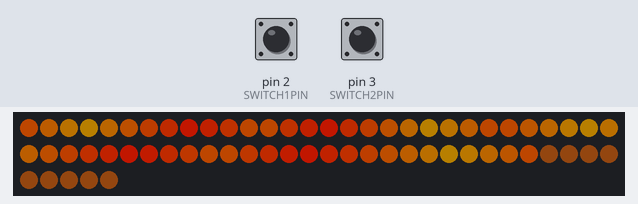
Bench run of a sketch on a simulated Arduino Uno, built with avr-gcc and run on an emulated ATmega328P. Parts: 65 RGB LEDs in strip order, left to right, continuing on the next row. The test bench sets the inputs (shaded band); at power-on: pin 2 (SWITCH1PIN) HIGH, pin 3 (SWITCH2PIN) HIGH. Dim RGB values are drawn brighter than linear.

Above: at 1.2 s.
1.3 s: pin 2 (SWITCH1PIN) pulled LOW for 0.15 s
At 1.71 s:
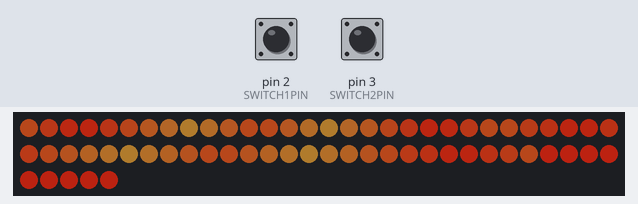
2.0 s: pin 2 (SWITCH1PIN) pulled LOW for 1 s
At 2.33 s:
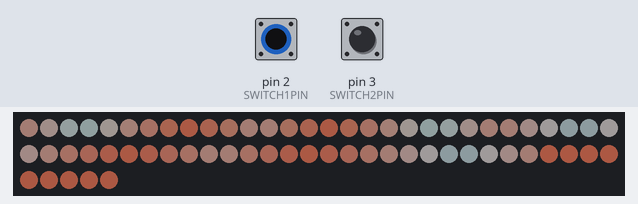
3.6 s: pin 2 (SWITCH1PIN) pulled LOW for 0.15 s
At 3.87 s:
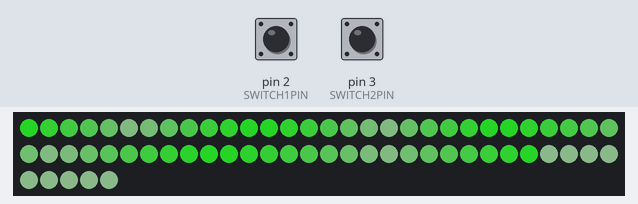
4.3 s: pin 2 (SWITCH1PIN) pulled LOW for 3.2 s
At 4.49 s:
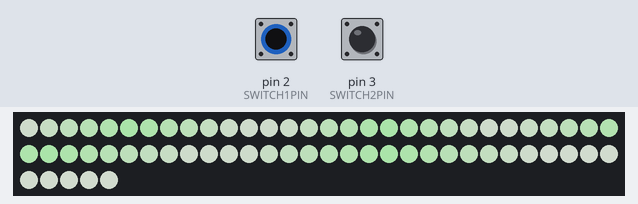
8.1 s: pin 2 (SWITCH1PIN) pulled LOW for 0.15 s
At 8.51 s:
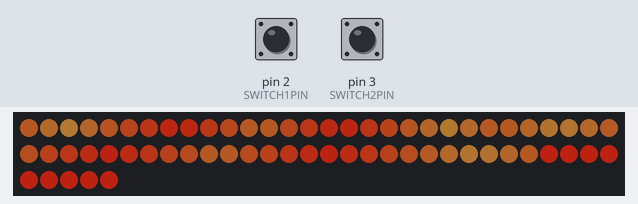
8.8 s: pin 2 (SWITCH1PIN) pulled LOW for 1 s
At 9.43 s:
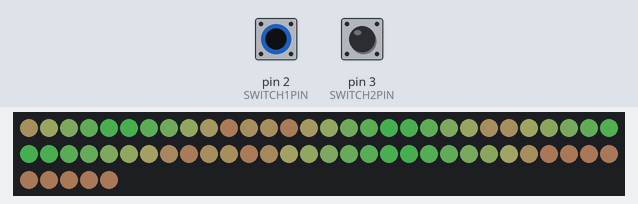
Timing chart, 0 to 11.4 s (numbered marks = the images above; inputs shaded):
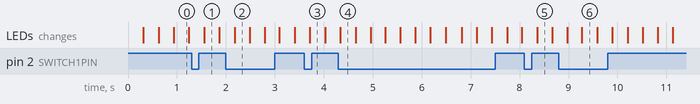

Measured:
- after the input at 2.0 s, the LEDs: change after 0.18 s (image 2)
- after the input at 4.3 s, the LEDs: change at once (image 4)
- after the input at 8.8 s, the LEDs: first change after 0.17 s (image 6 shows a later state)

The sketch:

armCannon.ino
```cpp
#include <Adafruit_NeoPixel.h>
#include <EnableInterrupt.h>
#ifdef __AVR__
  #include <avr/power.h>
#endif


// Animation names
static const byte ANIM_DEFAULT = 0; // Normal Beam
static const byte ANIM_ICE     = 1; // IceBeam
static const byte ANIM_PLAZMA  = 2;
static const byte ANIM_WHITE   = 3;

int timer = 0; // Global timer
int button1State = 0;
volatile unsigned long lastDebounceTime = 0;
volatile unsigned long lastDebounceTime2 = 0;
unsigned long debounceDelay = 50;

// Create the strip object
#define SWITCH1PIN 2
#define SWITCH2PIN 3
#define PIXELPIN 6
Adafruit_NeoPixel strip = Adafruit_NeoPixel(65, PIXELPIN, NEO_GRB + NEO_KHZ800);

// Color Constants
static const uint32_t cWhite = strip.Color(255,255,255);

// Utility Functions
uint8_t getR(uint32_t color) { return (uint8_t)(color >> 16); }
uint8_t getG(uint32_t color) { return (uint8_t)(color >>  8); }
uint8_t getB(uint32_t color) { return (uint8_t)color; }

uint8_t lerpChannel(uint8_t value1, uint8_t value2, float scalar) {
    return value1 + (scalar * (value2 - value1));
}

uint32_t lerpColor(
    uint32_t color1, uint32_t color2, float scalar) {
    return strip.Color(
        lerpChannel(getR(color1), getR(color2), scalar),
        lerpChannel(getG(color1), getG(color2), scalar),
        lerpChannel(getB(color1), getB(color2), scalar)
    );
}

uint32_t lerpColorMirror(uint32_t color1, uint32_t color2, float scalar, bool reverse = false) {
    if (scalar < 0.5) {
        scalar = scalar * 2;
    } else {
        scalar = 1 - ((scalar - 0.5) * 2);
    }
    return strip.Color(
        lerpChannel(getR(color1), getR(color2), scalar),
        lerpChannel(getG(color1), getG(color2), scalar),
        lerpChannel(getB(color1), getB(color2), scalar)
    );
}

void setup() {
    //Serial.begin(9600);
    //Serial.print("Freshly flashed! Running...");
    strip.begin();
    strip.show(); // Initialize all pixels to 'off'
    pinMode(SWITCH1PIN, INPUT_PULLUP);
    pinMode(SWITCH2PIN, INPUT_PULLUP);
    enableInterrupt(SWITCH1PIN, changeMode, LOW);
    enableInterrupt(SWITCH2PIN, fire, LOW);
    enableInterrupt(SWITCH2PIN, fire2, HIGH);
}

class LEDSet {
    private:
    unsigned long previousMillis = 0;
    uint8_t cycler = 0; // 0-255 incremented each update, useful for cyclers.
    static const long interval = 10; // in milliseconds
    // Coords for the subset of strip we're controlling:
    int x1;
    int x2;
    // Colors for fades
    uint32_t color1;
    uint32_t color2;
    bool reverse;
    float brightModAmp = 0.5;
    static constexpr float brightModFreq = 0.5;
    static constexpr float gradCycleFreq = 2;

    public: LEDSet () {
        x1 = 0; // First index in LED strip
        x2 = 1; // Second index
        color1 = strip.Color(64, 0, 0);
        color2 = strip.Color(0, 64, 0);
    }

    public: LEDSet (int pos1, int pos2) {
        x1 = pos1; // First index in LED strip
        x2 = pos2; // Second index
        color1 = strip.Color(64, 0, 0);
        color2 = strip.Color(0, 64, 0);
    }

    void setBrightModAmp(float newAmp) {
        brightModAmp = newAmp;
    }

    void setColorGradCycle(
        uint32_t color1, uint32_t color2,
        uint8_t n1, uint8_t n2, uint8_t cycle,
        bool reverse = false
    ) {
        if (reverse) {
            cycle = 128 - cycle;
            uint32_t tColor = color1;
            color1 = color2;
            color2 = tColor;
        }
        for (uint8_t i = 0; i <= (n2 - n1); i++) {
            float scalar = (float)i / (n2 - n1);
            // Now we cycle the scalar...
            scalar = modf(scalar + ((float)cycle / 256), nullptr);
            strip.setPixelColor(
                n1 + i,
                lerpColorMirror(color1, color2, scalar, reverse) );
        }
    }

    // Input color, a sine vector, and a multiplier scalar to modulate the
    // brightness. Returns a color. Vector in this should be an stateIncrementor
    // to maintain a clean animation. scalar should be 0-1.
    uint32_t sineModBright(uint32_t color, byte vector, float scalar ) {
        float value = ((strip.sine8(vector) * scalar) / 255) - (0.5 * scalar);
        int8_t r = getR(color);
        int8_t g = getG(color);
        int8_t b = getB(color);
        return strip.Color(
            r + (r * value),
            g + (g * value),
            b + (b * value));
    }

    void init (int pos1, int pos2, bool r = false) {
        x1 = pos1; // First index in LED strip
        x2 = pos2; // Second index
        reverse = r;
    }

    void setColor(uint32_t c1, uint32_t c2) {
        color1 = c1;
        color2 = c2;
    }

    void Update() {
        unsigned long currentMillis = millis();
        if((currentMillis - previousMillis > interval)) {
            setColorGradCycle(
                sineModBright(color1, cycler * brightModFreq, brightModAmp),
                sineModBright(color2, cycler * brightModFreq, brightModAmp),
                x1, x2, cycler * gradCycleFreq, reverse);
            previousMillis = currentMillis;
            cycler = cycler + 2;
        }
    }
};

class ArmCannon {
    private:
    // Light objects
    LEDSet ledSet1; // Barrel line L
    LEDSet ledSet2; // Barrel line R
    LEDSet ledSet3; // Barrel Ring 1
    LEDSet ledSet4; // Barrel Ring 2
    LEDSet ledSet5; // Muzzle

    bool charging = false;  // Fire button was recently held down
    bool charged = false;   // Fire has been held down enough
    bool firing = false;    // Fire button was recently released
    public: byte firingIncrementor = 0; // How far through charge loop
    static const byte chargingDuration = 128; // Max 255
    static const byte firingDuration = 64; // Max 255


    static const byte ANIM_COUNT   = 4; // Need this to track mode switch

    volatile byte state = ANIM_DEFAULT;
    bool stateTrans = false;
    static const byte changeDuration = 64; // Max 255

    byte stateIncrementor = 0; // Used for state changes

    // Default colors are set to the starter beam
    uint32_t Color1 = strip.Color(56, 40, 0);
    uint32_t Color2 = strip.Color(72, 8, 0);
    uint32_t Color3 = strip.Color(16, 8, 2);
    uint32_t lastColor1;
    uint32_t lastColor2;
    uint32_t lastColor3;
    uint32_t newColor1;
    uint32_t newColor2;
    uint32_t newColor3;
    uint32_t fireTempColor1;
    uint32_t fireTempColor2;
    uint32_t fireTempColor3;


    public: ArmCannon () {
        ledSet1.init( 0, 11);
        ledSet2.init(12, 23, true); //true means "reverse" the LED order here
        ledSet3.init(24, 39);
        ledSet4.init(40, 55, true);
        ledSet5.init(56, 64);
        // ? Do I need to init them like this?
        ledSet1.setColor(Color1, Color2);
        ledSet2.setColor(Color1, Color2);
        ledSet3.setColor(Color1, Color2);
        ledSet4.setColor(Color1, Color2);
        ledSet5.setColor(Color3, Color3);
    }
    byte getState(){
        return state;
    }
    bool getFiring(){
        return (charging || firing);
    }

    //
    void changeState(byte newState) {
        if (newState == state) {return;} // Do nothing if in this state already
        stateIncrementor = 0; // Start new change counter
        stateTrans = true; //
        state = newState;
        // Record where we were
        lastColor1 = Color1;
        lastColor2 = Color2;
        lastColor3 = Color3;
        // Set where we're going
        if (state == ANIM_DEFAULT) {
            newColor1 = strip.Color(56, 40, 0);
            newColor2 = strip.Color(72, 8, 0);
            newColor3 = strip.Color(16, 8, 2);
        } else if (state == ANIM_ICE) {
            newColor1 = strip.Color(8, 8, 64);
            newColor2 = strip.Color(32, 32, 32);
            newColor3 = strip.Color(2, 8, 16);
        } else if (state == ANIM_PLAZMA) {
            newColor1 = strip.Color(0, 92, 0);
            newColor2 = strip.Color(24, 40, 24);
            newColor3 = strip.Color(2, 16, 8);
        } else if ( state == ANIM_WHITE) {
            newColor1 = strip.Color(255, 255, 255);
            newColor2 = strip.Color(255, 255, 255);
            newColor3 = strip.Color(255, 255, 255);
        }
    }

    void setState(byte newState) {
        state = newState;
    }
    void pressFire(bool fireButtonState) {
        //False is button down, true is button up
        if (fireButtonState == true) {
            //ledSet1.setBrightModAmp(0.0);
            charging = true;
            firing = false;
        } else {
            charging = false;
            firing = true;

        }
    }

    // Cycle to next mode over time, depends on ANIM_COUNT
    void nextState() {
        if (state >= (ANIM_COUNT - 1)) {
            changeState(0);
        } else {
            changeState(state + 1);
        }
    }

    void Update() {
        //if (timer == 512) { changeState(ANIM_PLAZMA);}
        //if (timer == 1024) { changeState(ANIM_ICE);}
        //if (timer == 1500) { changeState(ANIM_DEFAULT); timer=0;}
        if (stateTrans == true) {
            if (stateIncrementor == changeDuration) {stateTrans = false;}
            Color1 = lerpColor(lastColor1, newColor1, (float)stateIncrementor/changeDuration);
            Color2 = lerpColor(lastColor2, newColor2, (float)stateIncrementor/changeDuration);
            Color3 = lerpColor(lastColor2, newColor2, (float)stateIncrementor/changeDuration);
            ledSet1.setColor(Color1, Color2);
            ledSet2.setColor(Color1, Color2);
            ledSet3.setColor(Color1, Color2);
            ledSet4.setColor(Color1, Color2);
            ledSet5.setColor(Color3, Color3);
        }
        if (charging == true) {
            /*fireTempColor1 = lerpColorMirror(
                Color1, cWhite,
                (float)firingIncrementor/chargingDuration);
            fireTempColor2 = lerpColorMirror(
                Color1, cWhite,
                (float)firingIncrementor/chargingDuration);
            fireTempColor3 = lerpColorMirror(
                Color1, cWhite,
                (float)firingIncrementor/chargingDuration); */
            ledSet1.setColor(Color1, cWhite);
            ledSet2.setColor(Color1, cWhite);
            ledSet3.setColor(Color2, cWhite);
            ledSet4.setColor(Color2, cWhite);
            ledSet5.setColor(Color3, cWhite);
            firingIncrementor++;
            if (firingIncrementor > chargingDuration) {
                charged = true;
                firingIncrementor = 0;
            }
        } else if (firing == true) {
            // if (charged) {} // It's fully charged! Do something diff
            firingIncrementor++;
        }

        ledSet1.Update();
        ledSet2.Update();
        ledSet3.Update();
        ledSet4.Update();
        ledSet5.Update();
        stateIncrementor++;
    }
};

ArmCannon ac;

void loop() {

    ac.Update();
    strip.show();
    timer++;
    // This whole section is just debug.

/*
    if (timer % 32 == 0) {
        Serial.print("timer:");
        Serial.print(timer);
        Serial.print(" - firingIncrementor:");
        Serial.println(ac.firingIncrementor);
    }
*/

}

void changeMode() {
    if ((millis() - lastDebounceTime) > debounceDelay) {
        //ac.changeState(ANIM_ICE);
        ac.nextState();
        //Serial.print("SWITCH! State change: ");
        //Serial.println(ac.getState());
        lastDebounceTime = millis();
    }
}

void fire()  {
    if ((millis() - lastDebounceTime2) > debounceDelay) {
        ac.pressFire(true);
        lastDebounceTime2 = millis();
    }
} // Fire button pressed

void fire2() {
    if (ac.getFiring()) {
            ac.pressFire(false);
    }
}  // Fire button depressed
```
